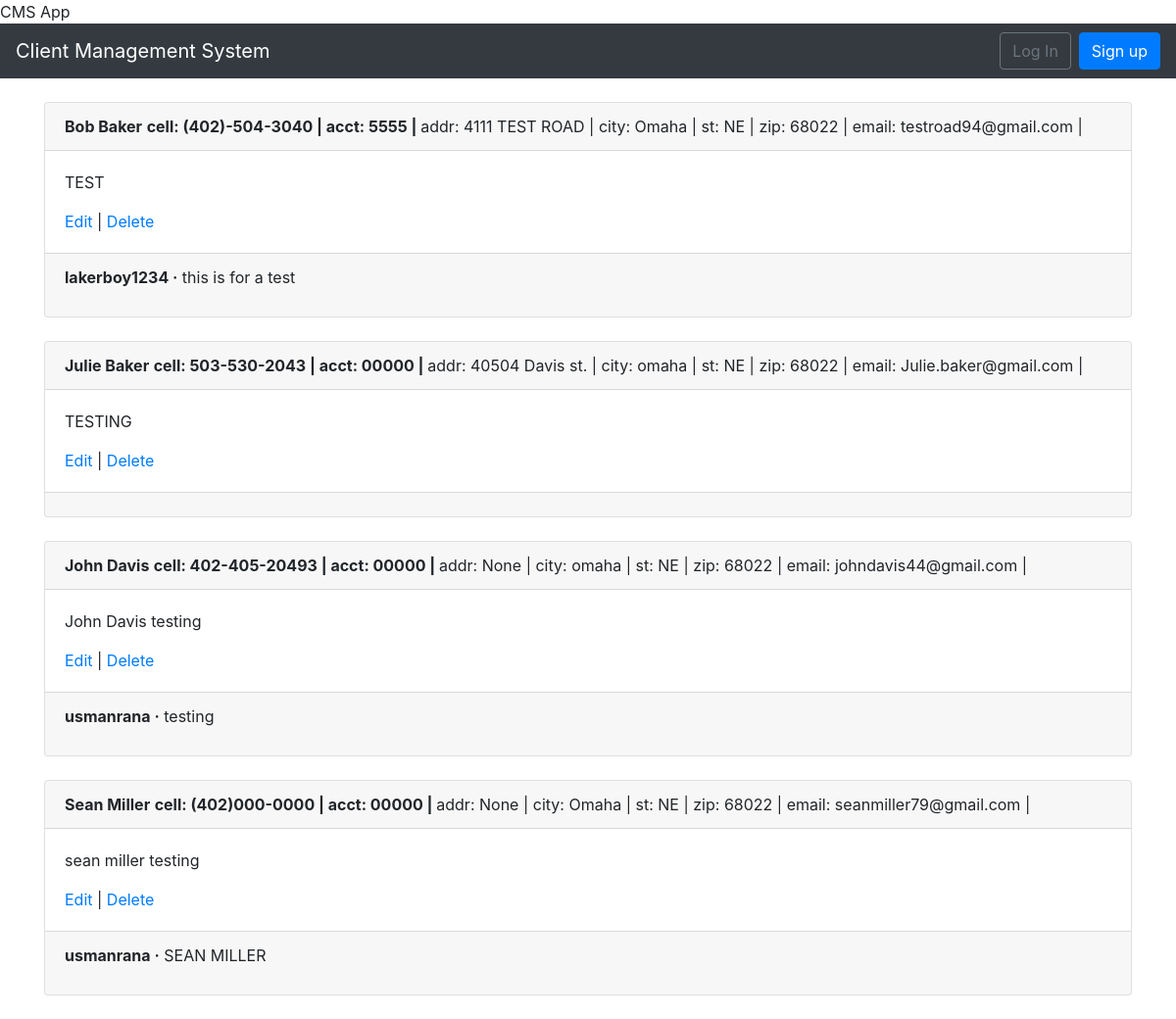
/clients/, run on the app's committed database.
### clients/models.py (models this page shows, shortened)
class Client(models.Model):
    name = models.CharField(max_length=50,blank=False, null=False, default=' ')
    address = models.CharField(max_length=50, blank=True, null=True,default=' ')
    city = models.CharField(max_length=50, default=' ')
    state = models.CharField(max_length=50, default='NE')
    zipcode = models.CharField(max_length=10, default='00000')
    email = models.EmailField(max_length=100, default=' ')
    cell_phone = models.CharField(max_length=50,default='(402)000-0000')
    acct_number = models.CharField(max_length=50,blank=True, null=True, default='00000')
    notes = models.TextField()
    date = models.DateTimeField(auto_now_add=True)
    author = models.ForeignKey(
        get_user_model(),
        on_delete=models.CASCADE,
    )

class Comment(models.Model):
    client = models.ForeignKey(
        Client,
        on_delete=models.CASCADE,
        related_name='comments',
    )
    comment = models.CharField(max_length=140)
    author = models.ForeignKey(
        get_user_model(),
        on_delete=models.CASCADE,
    )
    def __str__(self):
        return self.comment

### users/models.py (models this page shows)
class CustomUser(AbstractUser):
    department = models.CharField(max_length=50, default=' ', null=True, blank=True)
    employee_cell_phone = models.CharField (max_length=50, default=' ', null=True, blank=True)

### clients/views.py (the view)
# urls.py: path('', ClientListView.as_view(), name='client_list'),
class ClientListView(ListView):
    model = Client
    template_name = 'client_list.html'

### templates/client_list.html (shortened to what this page needs)
{% extends 'base.html' %}
{% block content %}
  {% for client in object_list %}
    <div class="card">
      <div class="card-header">
        <span class="font-weight-bold">{{ client.name }}</span>
        <span class="font-weight-bold">cell: {{ client.cell_phone }} | </span>
        <span class="font-weight-bold">acct: {{ client.acct_number }} | </span>
        <span class="font-muted">addr: {{ client.address }} | </span>
        <span class="font-muted-">city: {{ client.city }} | </span>
        <span class="font-muted">st: {{ client.state }} | </span>
        <span class="font-muted">zip: {{ client.zipcode }} | </span>
        <span class="font-muted">email: {{ client.email }} | </span>
      </div>
      <div class="card-body">
        <p>{{ client.notes }}</p>
        <a href="{% url 'client_edit' client.pk %}">Edit</a> |
        <a href="{% url 'client_delete' client.pk %}">Delete</a>
      </div>
      <div class="card-footer">
        {% for comment in client.comments.all %}
          <p>
            <span class="font-weight-bold">{{ comment.author }} &middot;</span>
            {{ comment }}
          </p>
        {% endfor %}
      </div>
    </div>
    <br />
  {% endfor %}
{% endblock content %}

### templates/base.html (shortened to what this page needs)
<!doctype html>
<html lang="en">
  <head>
    <link rel="stylesheet" href="https://stackpath.bootstrapcdn.com/bootstrap/4.1.3/css/bootstrap.min.css">
    <name>{% block name %}CMS App{% endblock name %}</name>
  </head>
  <body>
    <nav class="navbar navbar-expand-md navbar-dark bg-dark mb-4">
      <a class="navbar-brand" href="{% url 'home' %}">Client Management System</a>
      <div class="collapse navbar-collapse" id="navbarCollapse">
        {% if user.is_authenticated %}
          <ul class="navbar-nav ml-auto">
            <li class="nav-item">
              <a class="nav-link dropdown-toggle" href="#" id="userMenu"\
              data-toggle="dropdown" aria-haspopup="true" aria-expanded\
              ="false">
                {{ user.username }}
              </a>
              <div class="dropdown-menu dropdown-menu-right"
              aria-labelledby="userMenu">
                <a class="dropdown-item" href="{% url 'password_change'
                %}">Change password</a>
                <div class="dropdown-divider"></div>
                <a class="dropdown-item" href="{% url 'logout' %}">
                Log Out</a>
              </div>
            </li>
          </ul>
        {% else %}
          <form class="form-inline ml-auto">
            <a href="{% url 'login' %}" class="btn btn-outline-secondary">
            Log In</a>
            <a href="{% url 'signup' %}" class="btn btn-primary ml-2">
            Sign up</a>
          </form>
        {% endif %}
      </div>
    </nav>
    <div class="container">
      {% block content %}
      {% endblock content %}
    </div>
  </body>

### data on the page
Client: name "Bob Baker", cell_phone "(402)-504-3040", acct_number "5555", address "4111 TEST ROAD", city "Omaha", state "NE", zipcode "68022", email "testroad94@gmail.com", notes "TEST"
Comment: author "lakerboy1234", comment "this is for a test"
Client: name "Julie Baker", cell_phone "503-530-2043", acct_number "00000", address "40504 Davis st.", city "omaha", state "NE", zipcode "68022", email "Julie.baker@gmail.com", notes "TESTING"
Client: name "John Davis", cell_phone "402-405-20493", acct_number "00000", address "None", city "omaha", state "NE", zipcode "68022", email "johndavis44@gmail.com", notes "John Davis testing"
Comment: author "usmanrana", comment "testing"
Client: name "Sean Miller", cell_phone "(402)000-0000", acct_number "00000", address "None", city "Omaha", state "NE", zipcode "68022", email "seanmiller79@gmail.com", notes "sean miller testing"
Comment: author "usmanrana", comment "SEAN MILLER"
